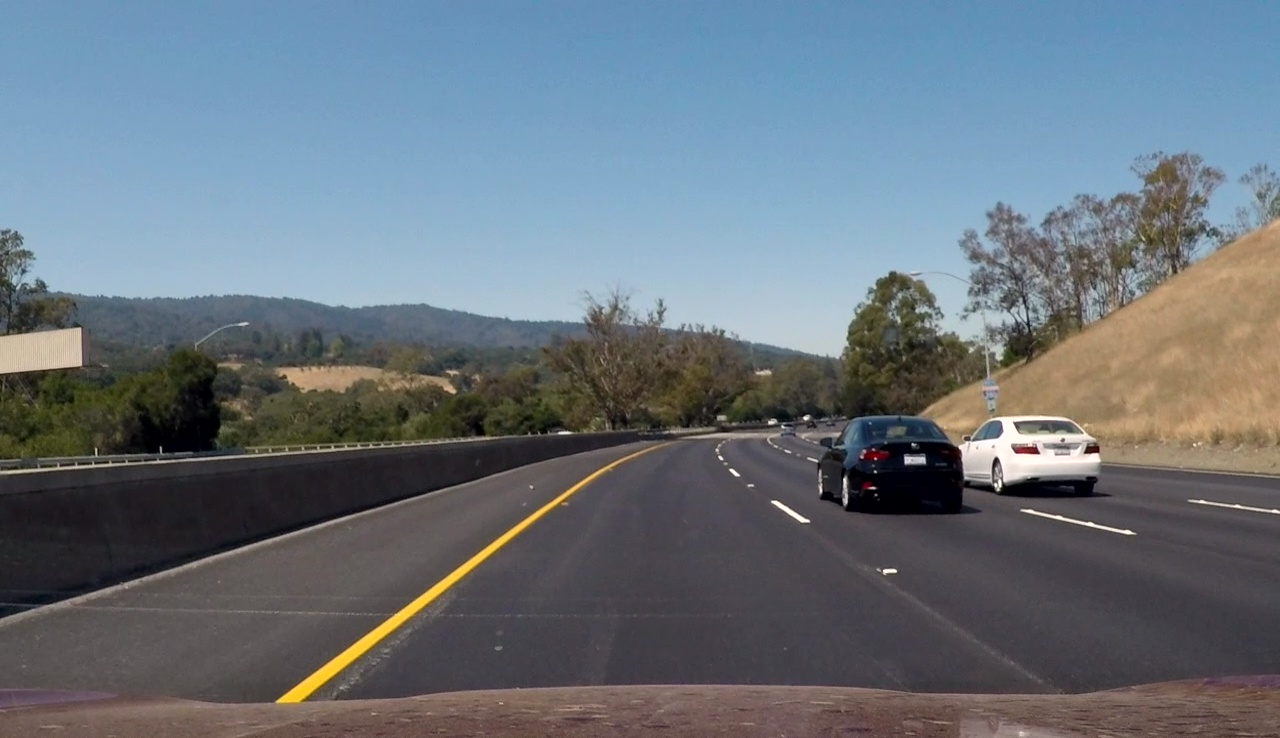
#> input picture test_images/challenge.jpg, 1280 x 738 px, given in place of solidWhiteRight.jpg, which was not available
$ jupyter execute --allow-errors P0.ipynb   (shell and % lines are left out)   (text cells are left out)
#> lines starting #> are read from the running program, lines starting #| are printed output that depends on the picture; after the words box and inside, x2 and y2 are one past the last pixel; in counts of white or black regions, pixels touching at a corner belong together; pictures that were not available may be replaced by others from this repository, and a replacement may not be noted
[cell 1]
#importing some useful packages
import matplotlib.pyplot as plt
import matplotlib.image as mpimg
import numpy as np
import cv2

[cell 2]
#reading in an image
image = mpimg.imread('test_images/solidWhiteRight.jpg')
#> image is the input picture: shape (738, 1280, 3); mean R, G, B 105, 115.1, 123.9
#printing out some stats and plotting
print('This image is:', type(image), 'with dimensions:', image.shape)
#| This image is: <class 'numpy.ndarray'> with dimensions: (738, 1280, 3)
plt.imshow(image)

[cell 3]
import math

def grayscale(img):
    """Applies the Grayscale transform"""
    return cv2.cvtColor(img, cv2.COLOR_BGR2GRAY)

def canny(img, low_threshold, high_threshold):
    """Applies the Canny transform"""
    return cv2.Canny(img, low_threshold, high_threshold)

def gaussian_noise(img, kernel_size):
    """Applies a Gaussian Noise kernel"""
    return cv2.GaussianBlur(img, (kernel_size, kernel_size), 0)

def region_of_interest(img, vertices):
    """
    Applies an image mask.

    Only keeps the region of the image defined by the polygon
    formed from `vertices`. The rest of the image is set to black.
    """
    #defining a blank mask to start with
    mask = np.zeros_like(img)

    #defining a 3 channel or 1 channel color to fill the mask with depending on the input image
    if len(img.shape) > 2:
        channel_count = img.shape[2]  # i.e. 3 or 4 depending on your image
        ignore_mask_color = (255,) * channel_count
    else:
        ignore_mask_color = 255

    #filling pixels inside the polygon defined by "vertices" with the fill color
    cv2.fillPoly(mask, vertices, ignore_mask_color)

    #returning the image only where mask pixels are nonzero
    masked_image = cv2.bitwise_and(img, mask)
    return masked_image


def draw_lines(img, lines, color=[255, 0, 0], thickness=2):
    """
    Draws `lines` with `color` and `thickness`.

    Lines are drawn on the image inplace (mutates the image).
    """
    if lines == None:
        return
    for line in lines:
        for x1,y1,x2,y2 in line:
            cv2.line(img, (x1, y1), (x2, y2), color, thickness)

def hough_lines(img, rho, theta, threshold, min_line_len, max_line_gap):
    """
    `img` should be the output of a Canny transform.

    Returns an image with hough lines drawn.
    """
    lines = cv2.HoughLinesP(img, rho, theta, threshold, np.array([]), minLineLength=min_line_len, maxLineGap=max_line_gap)
    line_img = np.zeros(img.shape, dtype=np.uint8)
    draw_lines(line_img, lines)
    return line_img

# Python 3 has support for cool math symbols.

# [13 lines left out: function weighted_img, not called in this run]

[cell 4]
import os
os.listdir("test_images/")

[cell 5]
# Vertices from above
vertices = np.array([[(100, 540), (440, 320), (520, 320), (900, 540)]])
masked_image = region_of_interest(image, vertices)
#> in region_of_interest, `cv2.fillPoly(mask, vertices, ignore_mask_color)`:
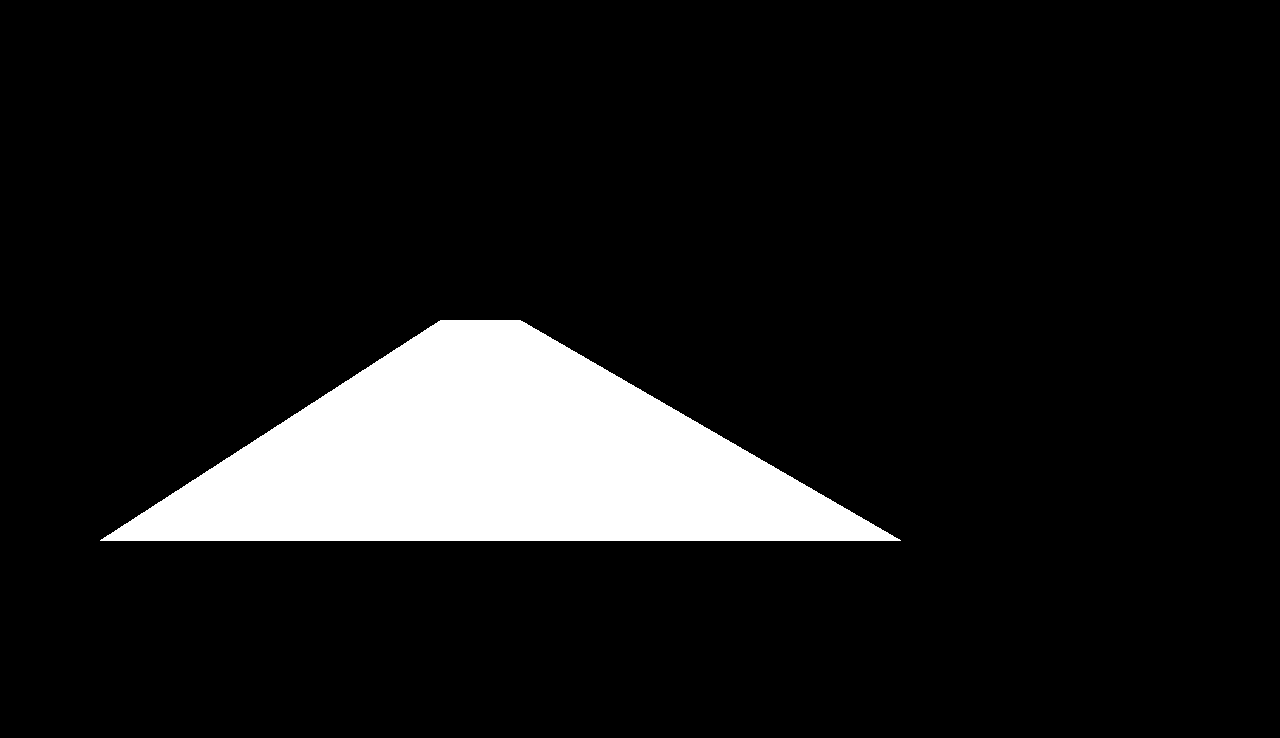
#> mask: shape (738, 1280, 3); 10.3% white; 1 white region, box (x1, y1, x2, y2) and area: (100, 320, 901, 541) 97601
#> in region_of_interest, `masked_image = cv2.bitwise_and(img, mask)`:
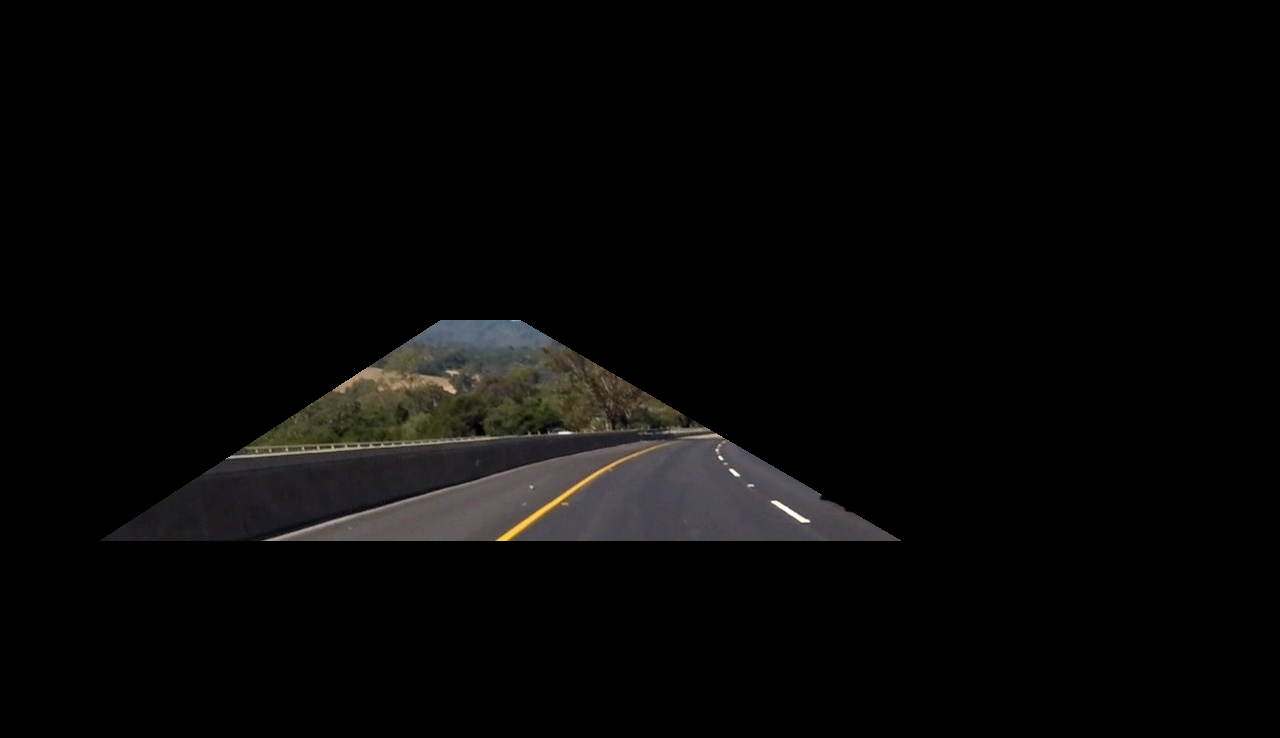
#> masked_image: shape (738, 1280, 3); mean R, G, B 7.4, 7, 6.6

#printing out some stats and plotting
print('The masked image is:', type(masked_image), 'with dimensions:', masked_image.shape)
#| The masked image is: <class 'numpy.ndarray'> with dimensions: (738, 1280, 3)
plt.imshow(masked_image)

[cell 6]
canny_image = canny(image, 255, 255)
#> in canny, `return cv2.Canny(img, low_threshold, high_threshold)`:
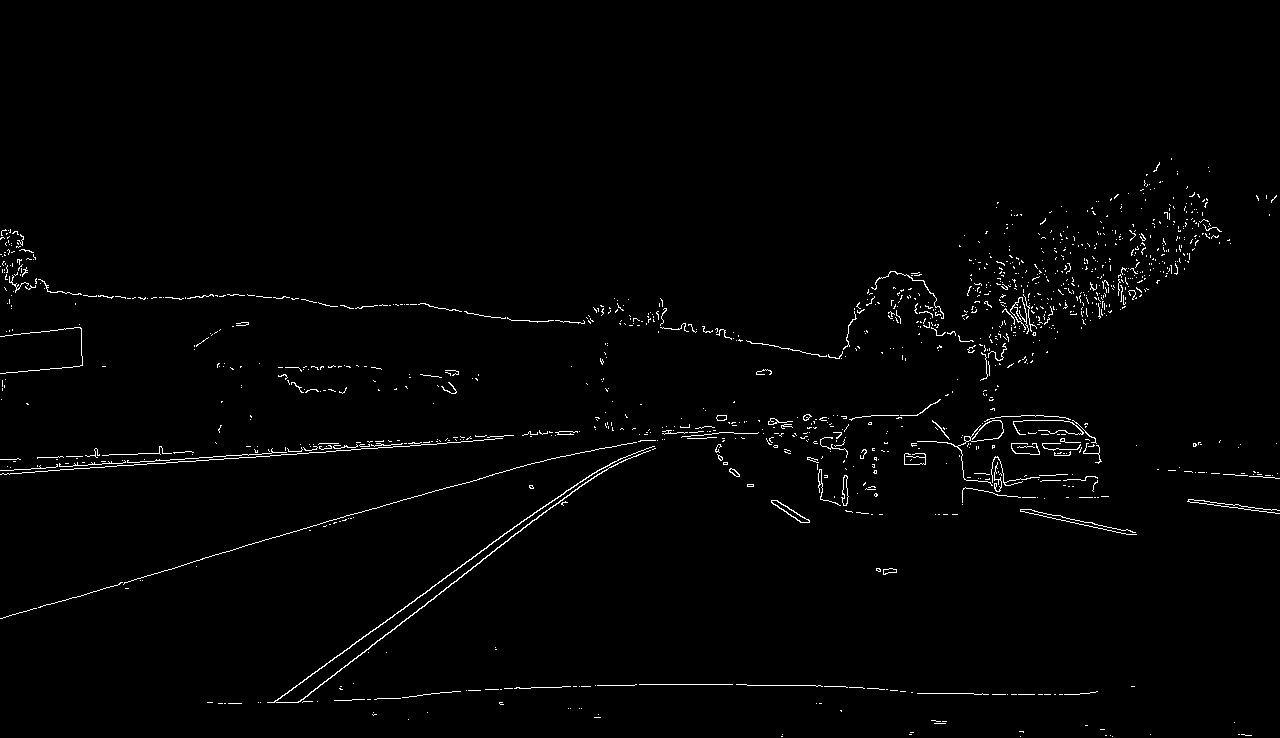
#> returned value: shape (738, 1280); 1.4% white in thin lines or dots, all inside (x1, y1, x2, y2) = (0, 158, 1280, 737)

#printing out some stats and plotting
print('The Canny-Transformed image is:', type(canny_image), 'with dimensions:', canny_image.shape)
#| The Canny-Transformed image is: <class 'numpy.ndarray'> with dimensions: (738, 1280)
plt.imshow(canny_image, cmap='gray')

[cell 7]
masked_canny_image = region_of_interest(canny_image, vertices)
#> in region_of_interest (call 2), `masked_image = cv2.bitwise_and(img, mask)`:
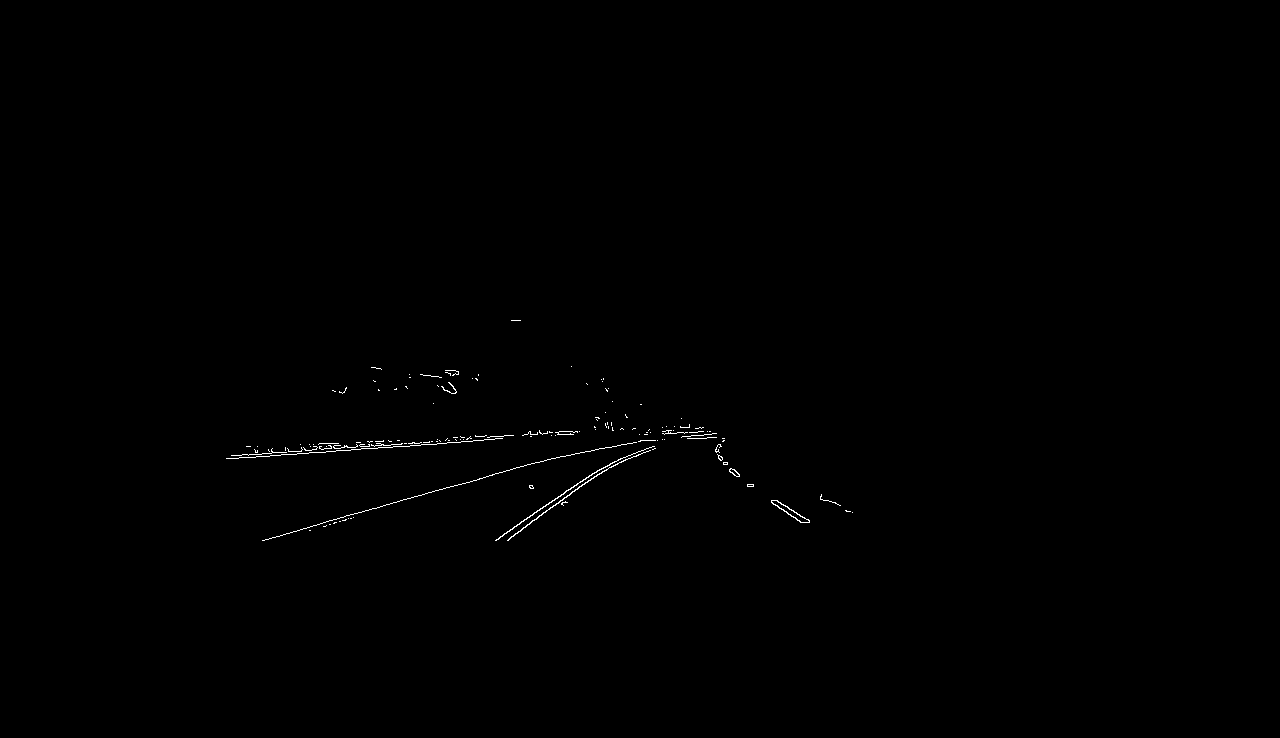
#> masked_image: shape (738, 1280); 0.25% white in thin lines or dots, all inside (x1, y1, x2, y2) = (226, 320, 853, 541)

#printing out some stats and plotting
print('The masked, Canny-Transformed image is:', type(masked_canny_image),
      'with dimensions:', masked_canny_image.shape)
#| The masked, Canny-Transformed image is: <class 'numpy.ndarray'> with dimensions: (738, 1280)
plt.imshow(masked_canny_image, cmap='gray')

[cell 8]
# Apply a Gaussian Noise filter, or else the lines are more difficult to detect
gaussian_image = gaussian_noise(masked_canny_image, 5)

# Draw the Hough Lines
#> (the rest of this cell did not finish here and is left out)

#> in hough_lines, `lines = cv2.HoughLinesP(img, rho, theta, threshold, np.array([]), minL..`: lines = 57 rows, first 6: [260, 539, 691, 424], [224, 458, 691, 425], [229, 454, 691, 422], [224, 456, 688, 424], [229, 453, 622, 426], [260, 538, 689, 423]
# See, e.g., http://docs.opencv.org/2.4/doc/tutorials/imgproc/imgtrans/hough_lines/hough_lines.html,
# especially 4. Probabilistic Hough Line Transform

#printing out some stats and plotting
print('The image with Hough Lines drawn is:', type(hough_image), 'with dimensions:', hough_image.shape)
plt.imshow(hough_image, cmap='gray')

#> (a cell that did not finish here is left out)

[cell 10]
# [31 lines left out: function process_image, not called in this run]

[cell 11]
test_list = os.listdir("test_images/")
for file in test_list:
    if "challenge" in file:
        continue
    img = mpimg.imread('test_images/' + file)
    print('This image is:', type(img), 'with dimensions:', img.shape)
    after_img = process_image(img)
    plt.figure()
    plt.title(file)
    plt.imshow(after_img)

[cell 12]
# Import everything needed to edit/save/watch video clips
from moviepy.editor import VideoFileClip
from IPython.display import HTML

[cell 13]
white_output = 'white.mp4'
#> (the rest of this cell did not finish here and is left out)

[cell 14]
HTML("""
<video width="960" height="540" controls>
  <source src="{0}">
</video>
""".format(white_output))

[cell 15]
# [18 lines left out: function toBottom, not called in this run]

[cell 16]
# [15 lines left out: function get_hough_lines, not called in this run]

[cell 17]
test_list = os.listdir("test_images/")
slopes = []
for file in test_list:
    if "challenge" in file:
        continue
    img = mpimg.imread('test_images/' + file)

    hough_lines = get_hough_lines(img, rho = 1, theta = np.pi / 180, threshold = 50,
                          min_line_len = 100, max_line_gap = 150)
    for line in hough_lines:
        for x1,y1,x2,y2 in line:
            slopes.append(abs((y2 - y1) / (x2 - x1)))

plt.hist(slopes, bins = 20)
plt.xlim(0,1)
plt.xticks(np.arange(0, 1, 0.1))
plt.title("Magnitude of Hough Transform-Generated Line Slopes")
plt.xlabel("Magnitude of Slope\n(y2 - y1) / (x2 - x1)")
plt.ylabel("Frequency of Occurrence")
plt.show()
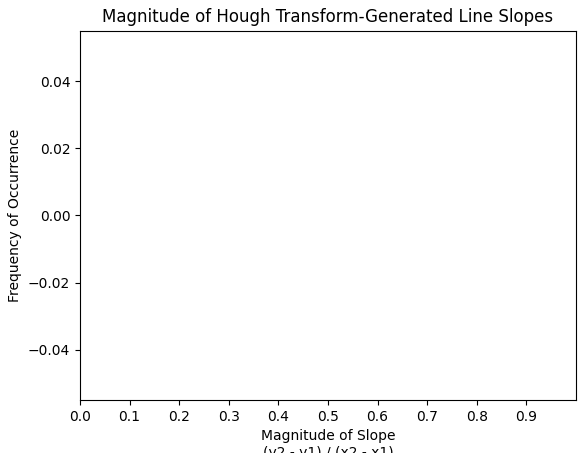
#> figure drawn by matplotlib, 1 panel
